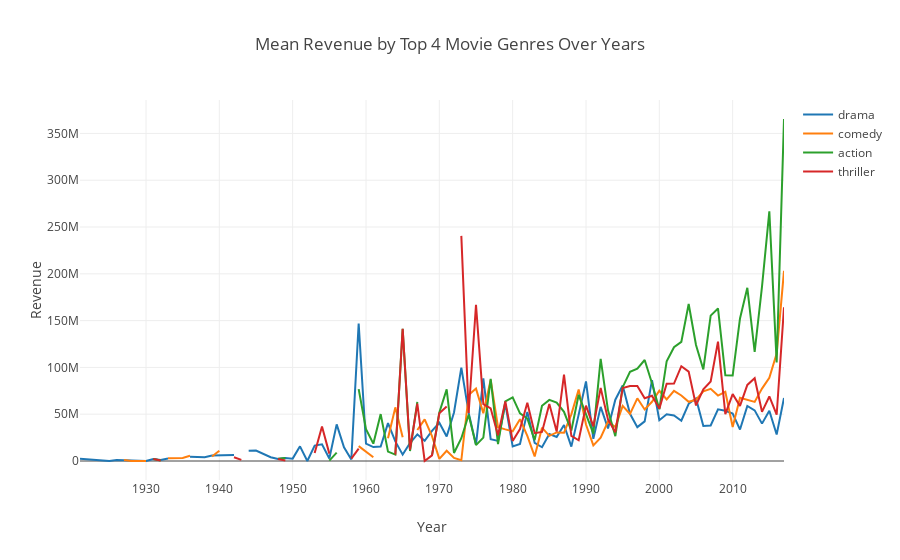

Here is the notebook cell this chart was saved with:
### Code cell
data = [go.Scatter(x=revenue_concat.index, y=revenue_concat.drama, name='drama'), go.Scatter(x=revenue_concat.index, y=revenue_concat.comedy, name='comedy'),
       go.Scatter(x=revenue_concat.index, y=revenue_concat.action, name='action'),go.Scatter(x=revenue_concat.index, y=revenue_concat.thriller, name='thriller')]
layout = go.Layout(dict(title = 'Mean Revenue by Top 4 Movie Genres Over Years',
                  xaxis = dict(title = 'Year'),
                  yaxis = dict(title = 'Revenue'),
                  ),legend=dict(
                orientation="v"))
py.iplot(dict(data=data, layout=layout))
